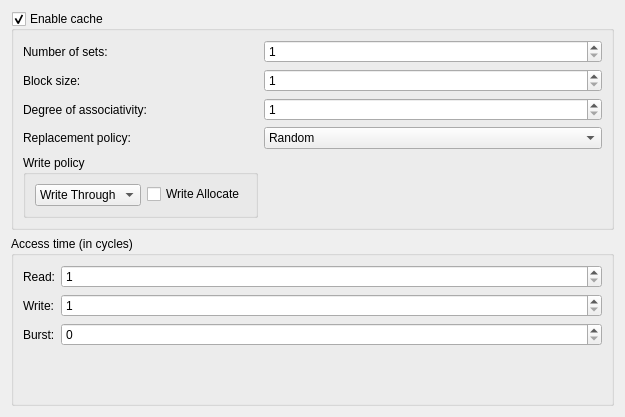
<?xml version="1.0" encoding="UTF-8"?>
<ui version="4.0">
 <class>NewDialogCache</class>
 <widget class="QWidget" name="NewDialogCache">
  <property name="geometry">
   <rect>
    <x>0</x>
    <y>0</y>
    <width>625</width>
    <height>417</height>
   </rect>
  </property>
  <property name="windowTitle">
   <string>Form</string>
  </property>
  <layout class="QGridLayout" name="gridLayout_3">
   <item row="0" column="0">
    <widget class="QGroupBox" name="enabled">
     <property name="minimumSize">
      <size>
       <width>0</width>
       <height>190</height>
      </size>
     </property>
     <property name="title">
      <string>Enable cache</string>
     </property>
     <property name="checkable">
      <bool>true</bool>
     </property>
     <layout class="QFormLayout" name="formLayout_3">
      <item row="0" column="0">
       <widget class="QLabel" name="label_2">
        <property name="text">
         <string>Number of sets:</string>
        </property>
       </widget>
      </item>
      <item row="0" column="1">
       <widget class="QSpinBox" name="number_of_sets">
        <property name="minimum">
         <number>1</number>
        </property>
       </widget>
      </item>
      <item row="1" column="0">
       <widget class="QLabel" name="label_3">
        <property name="text">
         <string>Block size:</string>
        </property>
       </widget>
      </item>
      <item row="1" column="1">
       <widget class="QSpinBox" name="block_size">
        <property name="minimum">
         <number>1</number>
        </property>
       </widget>
      </item>
      <item row="2" column="0">
       <widget class="QLabel" name="label_5">
        <property name="text">
         <string>Degree of associativity:</string>
        </property>
       </widget>
      </item>
      <item row="2" column="1">
       <widget class="QSpinBox" name="degree_of_associativity">
        <property name="minimum">
         <number>1</number>
        </property>
       </widget>
      </item>
      <item row="3" column="0">
       <widget class="QLabel" name="label_6">
        <property name="text">
         <string>Replacement policy:</string>
        </property>
       </widget>
      </item>
      <item row="3" column="1">
       <widget class="QComboBox" name="replacement_policy">
        <item>
         <property name="text">
          <string>Random</string>
         </property>
        </item>
        <item>
         <property name="text">
          <string>Least Recently Used (LRU)</string>
         </property>
        </item>
        <item>
         <property name="text">
          <string>Least Frequently Used (LFU)</string>
         </property>
        </item>
       </widget>
      </item>
      <item row="4" column="0">
       <widget class="QGroupBox" name="write_policy">
        <property name="title">
         <string>Write policy</string>
        </property>
        <layout class="QFormLayout" name="formLayout">
         <item row="0" column="0">
          <widget class="QComboBox" name="write_pol">
           <item>
            <property name="text">
             <string>Write Through</string>
            </property>
           </item>
           <item>
            <property name="text">
             <string>Write Back</string>
            </property>
           </item>
          </widget>
         </item>
         <item row="0" column="1">
          <widget class="QCheckBox" name="write_alloc">
           <property name="text">
            <string>Write Allocate</string>
           </property>
          </widget>
         </item>
        </layout>
       </widget>
      </item>
     </layout>
    </widget>
   </item>
   <item row="1" column="0">
    <widget class="QGroupBox" name="access_time">
     <property name="title">
      <string>Access time (in cycles)</string>
     </property>
     <layout class="QFormLayout" name="formLayout_2">
      <item row="0" column="0">
       <widget class="QLabel" name="label_read">
        <property name="text">
         <string>Read:</string>
        </property>
       </widget>
      </item>
      <item row="0" column="1">
       <widget class="QSpinBox" name="access_read">
        <property name="minimum">
         <number>1</number>
        </property>
        <property name="maximum">
         <number>999999999</number>
        </property>
       </widget>
      </item>
      <item row="1" column="0">
       <widget class="QLabel" name="label_write">
        <property name="text">
         <string>Write:</string>
        </property>
       </widget>
      </item>
      <item row="1" column="1">
       <widget class="QSpinBox" name="access_write">
        <property name="minimum">
         <number>1</number>
        </property>
        <property name="maximum">
         <number>999999999</number>
        </property>
       </widget>
      </item>
      <item row="2" column="0">
       <widget class="QLabel" name="label_burst">
        <property name="text">
         <string>Burst:</string>
        </property>
       </widget>
      </item>
      <item row="2" column="1">
       <widget class="QSpinBox" name="access_burst">
        <property name="minimum">
         <number>0</number>
        </property>
        <property name="maximum">
         <number>999999999</number>
        </property>
       </widget>
      </item>
     </layout>
    </widget>
   </item>
  </layout>
 </widget>
 <resources/>
 <connections/>
</ui>
